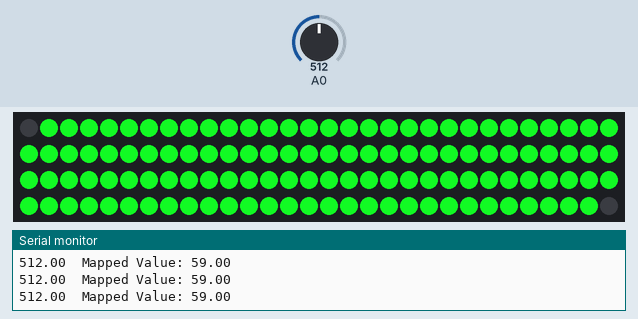
A sketch run on a simulated Arduino Uno, built with avr-gcc and run on an emulated ATmega328P. On the bench: 120 RGB LEDs in strip order, left to right, continuing on the next row, the last lines printed to the serial monitor. The inputs (shaded band) are chosen by the test bench; at power-on: A0 = 512. Dim RGB values are drawn brighter than linear; random numbers use the default seed unless the sketch sets one.

Above: at 1.2 s.
1.3 s: A0 set to 0
At 2.1 s:
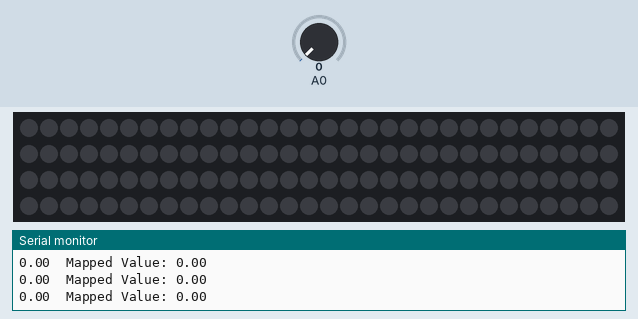
2.8 s: A0 set to 70
At 3.01 s:
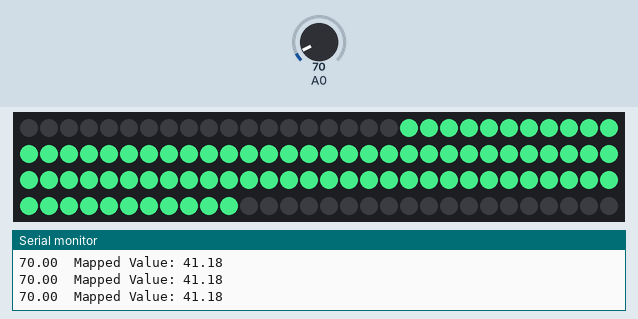
5.3 s: A0 set to 1023
At 5.57 s:
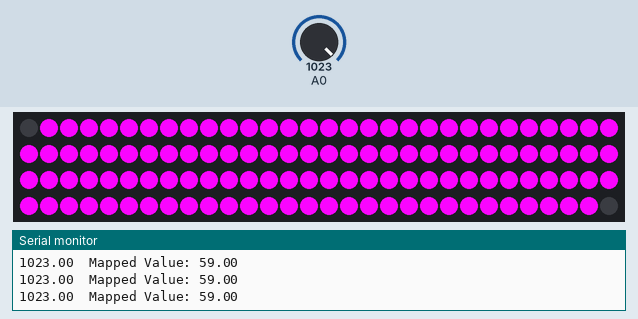
6.9 s: A0 set to 1010
9.9 s: A0 set to 985
Timing chart, 0 to 12.9 s (numbered marks = the images above; inputs shaded):
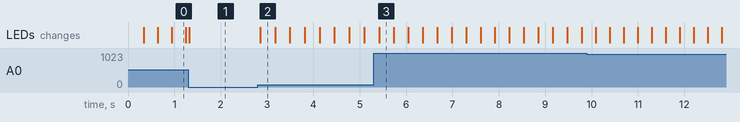

The sketch:

music_outwards.ino
```cpp
#include <Adafruit_NeoPixel.h>
#ifdef __AVR__
#include <avr/power.h>
#endif

#define PIN 6

// Parameter 1 = number of pixels in strip
// Parameter 2 = Arduino pin number (most are valid)
// Parameter 3 = pixel type flags, add together as needed:
//   NEO_KHZ800  800 KHz bitstream (most NeoPixel products w/WS2812 LEDs)
//   NEO_KHZ400  400 KHz (classic 'v1' (not v2) FLORA pixels, WS2811 drivers)
//   NEO_GRB     Pixels are wired for GRB bitstream (most NeoPixel products)
//   NEO_RGB     Pixels are wired for RGB bitstream (v1 FLORA pixels, not v2)
Adafruit_NeoPixel strip = Adafruit_NeoPixel(120, PIN, NEO_GRB + NEO_KHZ800);

// IMPORTANT: To reduce NeoPixel burnout risk, add 1000 uF capacitor across
// pixel power leads, add 300 - 500 Ohm resistor on first pixel's data input
// and minimize distance between Arduino and first pixel.  Avoid connecting
// on a live circuit...if you must, connect GND first.

//variables that are important for the code pls do not touch
float value;
float value2; //can remove
float microphoneValue;
int counter = 0;


//variables that can be changed to the users desire
int whileLoopValue = 1;
int colorIncrease = 15; //MUST BE A MULTIPLE OF 255
int redColor = 255;
int greenColor = 0;
int blueColor = 0;
int delayTime = 1;


void setup() {
  pinMode(A0, INPUT);
  Serial.begin(9600);
  strip.begin();
  strip.show(); // Initialize all pixels to 'off'
  strip.setBrightness(255);
}

void loop() {
  counter  = 0;
  while(counter < whileLoopValue){
      lightUpOutwards(getValue());
      counter++;
      delay(delayTime);
  }
}

// Light from the centre of the LED strip outwards
void lightUpOutwards(int value){
  setAllOff();
  setColors();
  //setBlueColor();
  //setGreenColor():
  for(int x = 59; (59-x) < value; x--){
    strip.setPixelColor(x, redColor, greenColor, blueColor);
  }
  for(int x = 60; x < (60+value); x++){
    strip.setPixelColor(x, redColor, greenColor, blueColor);
  }
  strip.show();
}


int getValue(){
    microphoneValue = analogRead(A0);
    //value2 = microphoneValue;
    Serial.print(microphoneValue);
    value = microphoneValue/1.7; // linear
    //value = (microphoneValue*microphoneValue)*0.1; //normally 0.0144 for playing music from phone speaker QUADRATIC
    //value = (microphoneValue*microphoneValue*microphoneValue)/4000; //CUBIC
    value = constrain(value, 0, 59);
    Serial.print("  Mapped Value: ");
    Serial.println(value);
    return value;  //old code: return microphoneValue;
}


void setColors(){
  int someNum = random(0, 255);
  redColor = someNum;
  greenColor = 255 - someNum;
  blueColor = constrain(someNum*2, 0, 255);
}

void setAllOff(){
  for(int x = 0; x < 120; x++){
    strip.setPixelColor(x, 0, 0, 0);
  }
  strip.show();
}
```

Measured:
- after the input at 2.8 s, the LEDs: change after 0.05 s (image 2)
